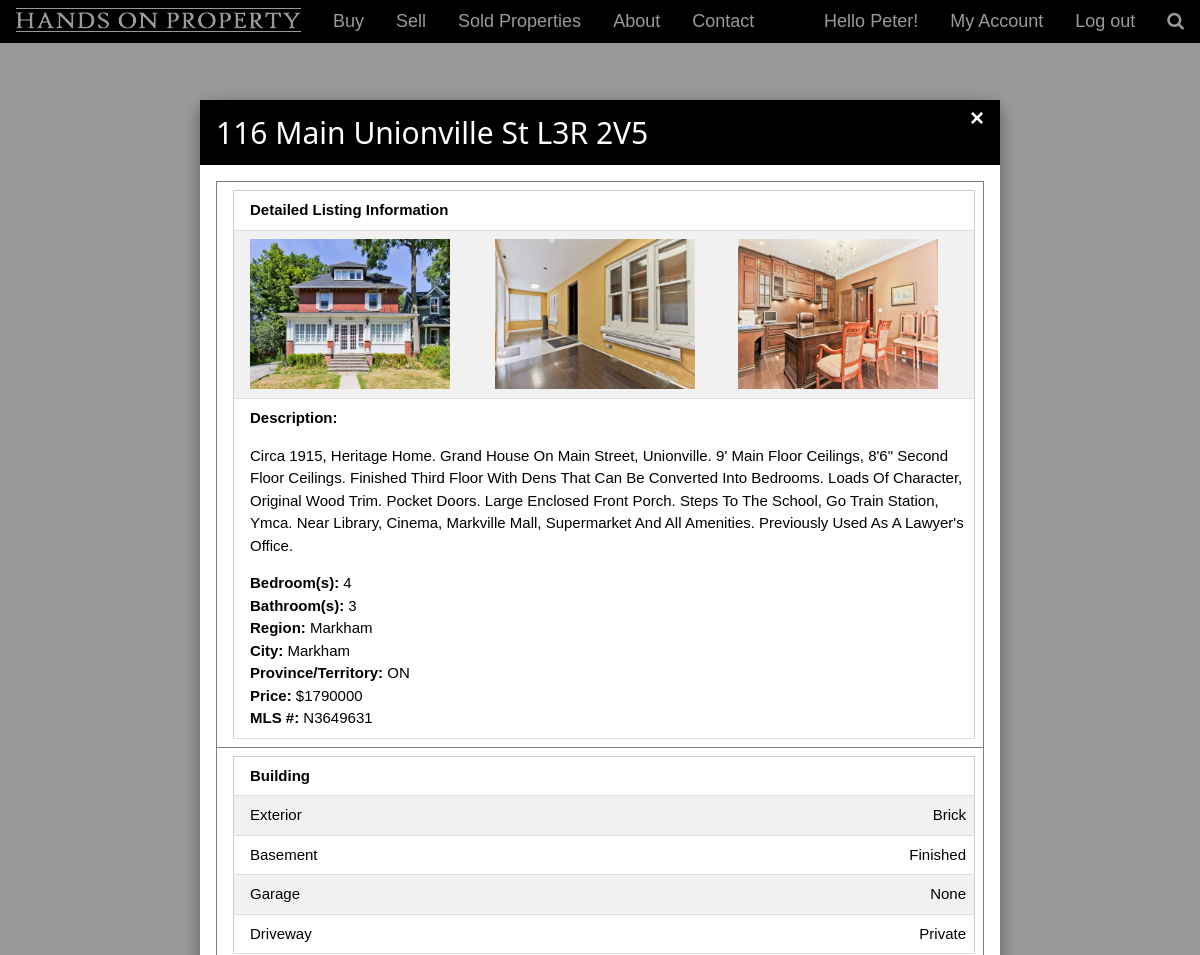
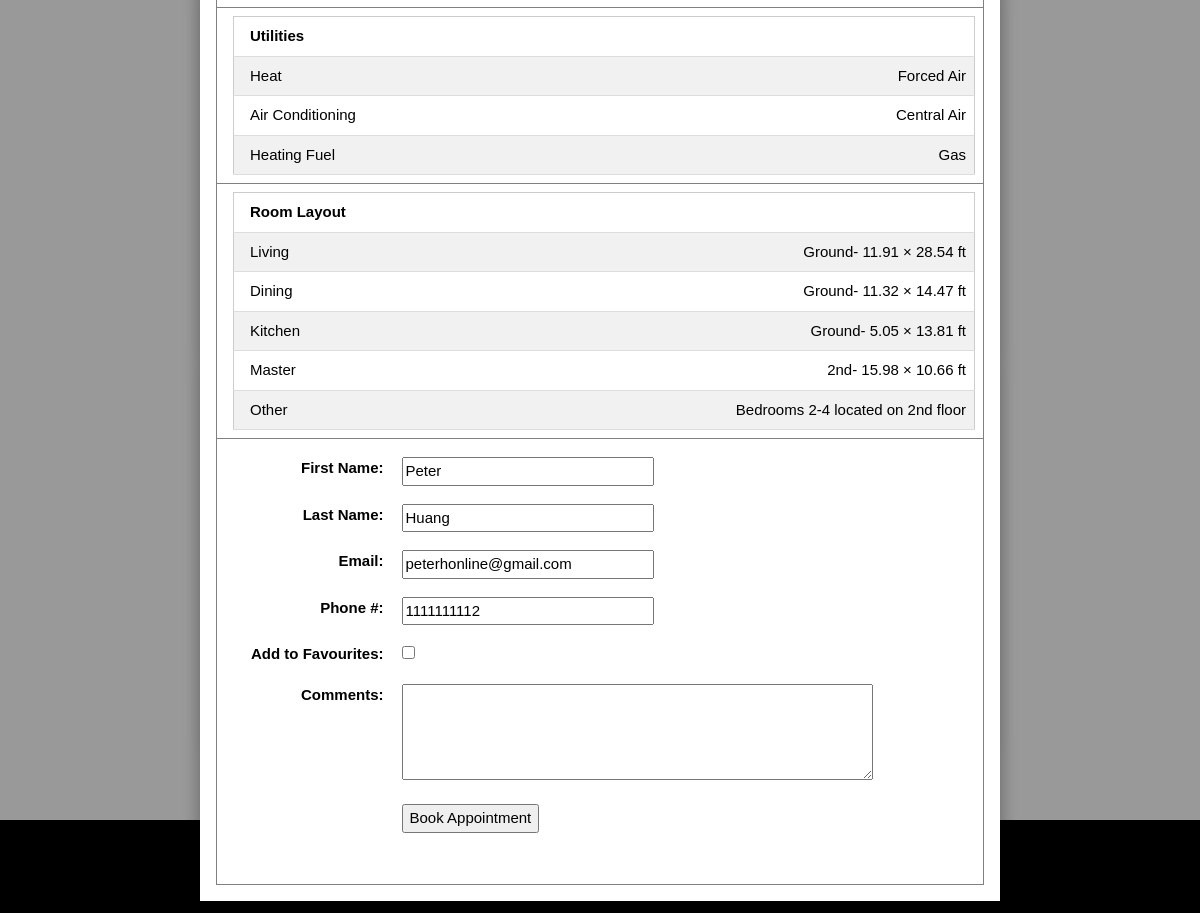
The page /myaccount.php?user=peterhonline@gmail.com&type=favourite_house_listing&action=view&mls_id=N3649631&status=active (signed in) on the database its author committed (2 pictures, top to bottom).
### tables this page shows
CREATE TABLE IF NOT EXISTS `user` (
  `id` int(9) NOT NULL,
  `first_name` varchar(50) NOT NULL,
  `last_name` varchar(50) NOT NULL,
  `email` varchar(50) NOT NULL,
  `phone_num` varchar(11) NOT NULL,
  `password` varchar(100) NOT NULL,
  `role` varchar(30) NOT NULL
);

CREATE TABLE IF NOT EXISTS `property` (
  `id` int(9) NOT NULL,
  `street_num` int(5) NOT NULL,
  `street_name` varchar(50) NOT NULL,
  `unit_num` varchar(4) NOT NULL,
  `postal_code` varchar(10) NOT NULL,
  `description` varchar(1000) NOT NULL,
  `num_of_bedroom` int(2) NOT NULL,
  `num_of_bathroom` int(2) NOT NULL,
  `region` varchar(50) NOT NULL,
  `city` varchar(50) NOT NULL,
  `province_territory` varchar(50) NOT NULL,
  `price` int(9) NOT NULL,
  `mls_id` varchar(10) NOT NULL,
  `latitude` decimal(11,6) NOT NULL,
  `longitude` decimal(11,6) NOT NULL
);

CREATE TABLE IF NOT EXISTS `property_images` (
  `id` int(11) NOT NULL,
  `image_path` varchar(150) NOT NULL,
  `mls_id` varchar(10) NOT NULL
);

CREATE TABLE IF NOT EXISTS `property_exterior` (
  `id` int(9) NOT NULL,
  `exterior` varchar(50) NOT NULL,
  `basement` varchar(50) NOT NULL,
  `garage` varchar(50) NOT NULL,
  `driveway` varchar(50) NOT NULL,
  `mls_id` varchar(50) NOT NULL
);

CREATE TABLE IF NOT EXISTS `property_utilities` (
  `id` int(9) NOT NULL,
  `heat` varchar(30) NOT NULL,
  `air_conditioning` varchar(30) NOT NULL,
  `heating_fuel` varchar(30) NOT NULL,
  `mls_id` varchar(10) NOT NULL
);

CREATE TABLE IF NOT EXISTS `property_layout` (
  `id` int(9) NOT NULL,
  `living` varchar(50) NOT NULL,
  `dining` varchar(50) NOT NULL,
  `kitchen` varchar(50) NOT NULL,
  `master` varchar(50) NOT NULL,
  `other` varchar(50) NOT NULL,
  `mls_id` varchar(10) NOT NULL
);

### myaccount.php (the view, shortened to what the rows shown need)
<?php
	include("library.php");
	$email = $_SESSION['user'];
	showHeader("Hands on Property Sell My Account", "", 1 , $email);
	getDetailedListing();
	if(isset($_GET['mls_id']) && isset($_GET['type']) && isset($_GET['action'])){
		if($_GET['type'] == "favourite_house_listing" && $_GET['action'] == "view"){
			echo "
			<script type='text/javascript'>
				var d = document.getElementById('detailedListingModal').style.display='block';
			</script>
			<br />
			";
		}
	}
?>
<div class="w3-content" style="max-height:100%;max-width:2000px;margin-top:0px">
  <div class="w3-container w3-content w3-center w3-padding-64" style="max-width:70%;max-height=100%" id="mypersonalaccount">
	<div class='w3-card-4 w3-margin'>
		<h2 class="w3-wide">Personal Details</h2>
	</div>
	<div class='w3-card-4 w3-margin'>
		<h2 class="w3-wide">Appointments</h2>
		<table class='w3-table-all' border='0'>
			<tr>
				<th>Reference ID</th>
				<th>Property ID</th>
				<th>Appointment Date Submission</th>
				<th>User commments</th>
				<th>Status</th>
				<th>Actions</th>
			</tr>
		</table>
		</div>
	<div class='w3-card-4 w3-margin'>
		<h2 class="w3-wide">Saved Search Property Preferences</h2>
		<table class='w3-table-all' border='0'>
			<tr>
				<th>ID</th>
				<th>Region</th>
				<th>Home Type</th>
				<th>Min Price</th>
				<th>Max Price</th>
				<th>Exterior</th>
				<th>Status</th>
				<th>Actions</th>
			</tr>
		</table>
	</div>
	<div class='w3-card-4 w3-margin'>
		<h2 class="w3-wide">Favourite Property Listings</h2>
		<table class='w3-table-all' border='0'>
			<tr>
				<th>ID</th>
				<th>Property ID</th>
				<th>Status</th>
				<th>Actions</th>
			</tr>
		</table>
		</div>
  </div>
</div>
<?php
	showFooter();
?>

### library.php (shortened to what the rows shown need)
<?php
	function showHeader($title, $body_css, $logout, $username){
		echo "<!DOCTYPE html><html>
		<title>".$title."</title>
		<meta name='viewport' content='width=device-width, initial-scale=1'>
		<link rel='stylesheet' type='text/css' href='./css/w3.css'>
		<link rel='stylesheet' type='text/css' href='./css/kalvin.css'>
		<link rel='stylesheet' href='https://fonts.googleapis.com/icon?family=Material+Icons'>
		<link rel='stylesheet' href='https://cdnjs.cloudflare.com/ajax/libs/font-awesome/4.7.0/css/font-awesome.min.css'>
		";
		echo "
		<script type='text/javascript' src='./js/library.js'></script>
		<script type='text/javascript' src='./js/kalvin.js'></script>
		<body ".$body_css.">
		";
		echo "
			<div class='w3-top'>
			<div class='w3-center'>
				<ul class='w3-navbar w3-black w3-large w3-left-align'>
				  <!--<li class='w3-hide-medium w3-hide-large w3-opennav w3-right'>
					<a class='w3-padding-large' href='javascript:void(0)' onclick='myFunction()' title='Toggle Navigation Menu'><i class='fa fa-bars'></i></a>
				  </li>-->
					<li class='w3-hide-small'><a class='w3-hover-none' href='index.php'><img src='./img/logo.png' border='0' /></a></li>
					<li class='w3-hide-small'><a href='buyproperty.php'>Buy</a></li>
					<li class='w3-hide-small'><a href='sellproperty.php'>Sell</a></li>
					<li class='w3-hide-small'><a href='historylist.php'>Sold Properties</a></li>
					<li class='w3-hide-small'><a href='aboutus.php'>About</a></li>
					<li class='w3-hide-small'><a href='contactus.php'>Contact</a></li>
					<li class='w3-right w3-hide-small'><a href='javascript:void(0)' class='w3-hover-red'><i class='fa fa-search'></i></a>
		";
		if($logout == 0){
			echo "
					<li class='w3-right w3-hide-small'><a href='#' class='w3-hover-red'
						onclick=\"document.getElementById('signUpModal').style.display='block';
						document.forms['SignUpForm']['firstName'].value = '';
						document.forms['SignUpForm']['lastName'].value = '';
						document.forms['SignUpForm']['email'].value = '';
						document.forms['SignUpForm']['phone_num'].value = '';
						document.forms['SignUpForm']['passWord'].value = '';
						document.getElementById('signup_msg').innerHTML = '';
						\">Sign up</a></li>
					<li class='w3-right w3-hide-small'><a href='#' class='w3-hover-red'
							onclick=\"document.getElementById('loginModal').style.display='block';
							document.forms['LoginForm']['userName'].value='';
							document.forms['LoginForm']['passWord'].value='';
							document.getElementById('login_msg').innerHTML='';
						\">Login</a></li>
				</ul>
			</div>
			</div>
			";
		}
		else{
	$db = "";
	$table = "user";
	$server = "localhost";
	$user = "";
	$pass = "";
			$conn = mysqli_connect($server, $user, $pass, $db);
			$query = "select * from $table where email='$username'";
			$results = mysqli_query($conn, $query);
			$value = mysqli_fetch_object($results);
			$firstName = $value->first_name;
			echo "
				<li class='w3-right w3-hide-small'><a href='logout.php'>Log out</a></li>
				<li class='w3-right w3-hide-small'><a href='myaccount.php'>My Account</a></li>
				<li class='w3-right w3-hide-small w3-navitem'>Hello ".$firstName."!</li>
				</ul>
			</div>
			</div>
			";
		}
	}
	function loginModal(){
		function getDetailedListing(){
			if(isset($_GET['mls_id'])){
				$db = "transitc_reo";
				$server = "localhost";
				$user = "transitc_reo";
				$pass = "hopishere";
				$mls_id = $_GET['mls_id'];
				$conn = mysqli_connect($server, $user, $pass, $db);
				$arr = array(array());
				$counter = 0;
				$query_detailed_listing = "select street_num, street_name, postal_code, description, region, city, province_territory, price, num_of_bedroom, num_of_bathroom, latitude, longitude from property where mls_id = '$mls_id'";
				if($results = mysqli_query($conn, $query_detailed_listing)){
					while($row = mysqli_fetch_row($results)){
					$arr[$counter][0] = $row[10];
					$arr[$counter][1] = $row[11];
					$counter++;
					echo "
					<div id=\"detailedListingModal\" class=\"w3-modal\">
					<div class=\"w3-modal-content w3-animate-top w3-card-8\" style=\"max-width:800px\">
					  <header class=\"w3-container w3-black\">
						<span onclick=\"document.getElementById('detailedListingModal').style.display='none'\"
						class=\"w3-closebtn\">&times;</span>
						<h2>".$row[0]. " " .$row[1]. " " .$row[2]. "</h2>
					  </header>
					  <div class=\"w3-container w3-padding-16 w3-center\">
					  <table class='w3-table' border='1'>
					  ";
					echo "<tr><td>
								<table class='w3-table-all' style='width:100%'>
								<tr>
									<td colspan='3'><b>Detailed Listing Information</b></td>
								</tr>
								<tr>
					";
							$image_query = "select image_path from property_images where mls_id = '$mls_id'";
							if($image_results = mysqli_query($conn, $image_query)){
								while($image_row = mysqli_fetch_row($image_results)){
								$image_path = $image_row[0];
								echo "<td><img src='$image_path' width='200' height='150' /></td>";
							}
						}
					echo "
									<tr>
										<td colspan='3'>
										<b>Description: </b>
										<p>".$row[3]."</p>
										<b>Bedroom(s): </b>".$row[8]."<br />
										<b>Bathroom(s): </b>".$row[9]."<br />
										<b>Region: </b>".$row[4]."<br />
										<b>City: </b>".$row[5]."<br />
										<b>Province/Territory: </b>".$row[6]."<br />
										<b>Price: </b>$".$row[7]."<br />
										<b>MLS #: </b>".$mls_id."<br />
										</td>
									</tr>
									</table>
					</td></tr>";
					}
				}
				$query_detailed_exterior = "select exterior, basement, garage, driveway from property_exterior where mls_id = '$mls_id'";
				if($results = mysqli_query($conn, $query_detailed_exterior)){
					while($row = mysqli_fetch_row($results)){
						echo "<tr>
							<td>
								<table class='w3-table-all' style='width:100%'>
									<tr>
										<td colspan='2'><b>Building</b></td>
									</tr>
									<tr><td class='w3-left'>Exterior</td>
										<td class='w3-right'>".$row[0]."</td>
									</tr>
									<tr><td class='w3-left'>Basement</td>
										<td class='w3-right'>".$row[1]."</td>
									</tr>
									<tr><td class='w3-left'>Garage</td>
										<td class='w3-right'>".$row[2]."</td>
									</tr>
									<tr><td class='w3-left'>Driveway</td>
										<td class='w3-right'>".$row[3]."</td>
									</tr>
								</table>
							</td>
							</tr>
						";
					}
				}
				$query_detailed_utilities = "select heat, air_conditioning, heating_fuel from property_utilities where mls_id = '$mls_id'";
				if($results = mysqli_query($conn, $query_detailed_utilities)){
					while($row = mysqli_fetch_row($results)){
						echo "<tr>
							<td>
								<table class='w3-table-all' style='width:100%'>
									<tr>
										<td colspan='2'><b>Utilities</b></td>
									</tr>
									<tr><td class='w3-left'>Heat</td>
										<td class='w3-right'>".$row[0]."</td>
									</tr>
									<tr><td class='w3-left'>Air Conditioning</td>
										<td class='w3-right'>".$row[1]."</td>
									</tr>
									<tr><td class='w3-left'>Heating Fuel</td>
										<td class='w3-right'>".$row[2]."</td>
									</tr>
								</table>
							</td>
							</tr>
						";
					}
				}
				$query_detailed_layout = "select living, dining, kitchen, master, other from property_layout where mls_id = '$mls_id'";
				if($results = mysqli_query($conn, $query_detailed_layout)){
					while($row = mysqli_fetch_row($results)){
						echo "<tr>
							<td>
								<table class='w3-table-all' style='width:100%'>
									<tr>
										<td colspan='2'><b>Room Layout</b></td>
									</tr>
									<tr><td class='w3-left'>Living</td>
										<td class='w3-right'>".$row[0]."</td>
									</tr>
									<tr><td class='w3-left'>Dining</td>
										<td class='w3-right'>".$row[1]."</td>
									</tr>
									<tr><td class='w3-left'>Kitchen</td>
										<td class='w3-right'>".$row[2]."</td>
									</tr>
									<tr><td class='w3-left'>Master</td>
										<td class='w3-right'>".$row[3]."</td>
									</tr>
									<tr><td class='w3-left'>Other</td>
										<td class='w3-right'>".$row[4]."</td>
									</tr>
								</table>
							</td>
							</tr>
						";
					}
				}
					echo "</table>
					  </div>
					  <footer class=\"w3-container w3-black\">
					  </footer>
					</div>
				  </div>
				  ";
				  return $arr;
			}
		}
	}
	function showFooter(){
		echo
		"</body>
		</html>
		";
	}
?>

### rows shown on the page
user: first_name "Peter"
property: street_num "116", street_name "Main Unionville St", postal_code "L3R 2V5", description "Circa 1915, Heritage Home. Grand House On Main Street, Unionville. 9' Main Floor Ceilings, 8'6\" Second Floor Ceilings. Finished Third Floor With Dens That Can Be Converted Into Bedrooms. Loads Of Character, Original Wood Trim. Pocket Doors. Large Enclosed Front Porch. Steps To The School, Go Train Station, Ymca. Near Library, Cinema, Markville Mall, Supermarket And All Amenities. Previously Used As A Lawyer's Office.", num_of_bedroom "4", num_of_bathroom "3", region "Markham", city "Markham", province_territory "ON", price "1790000"
property_images: image_path (picture)
property_images: image_path (picture)
property_images: image_path (picture)
property_exterior: exterior "Brick", basement "Finished", garage "None", driveway "Private"
property_utilities: heat "Forced Air", air_conditioning "Central Air", heating_fuel "Gas"
property_layout: living "Ground- 11.91 × 28.54 ft", dining "Ground- 11.32 × 14.47 ft", kitchen "Ground- 5.05 × 13.81 ft", master "2nd- 15.98 × 10.66 ft", other "Bedrooms 2-4 located on 2nd floor"
